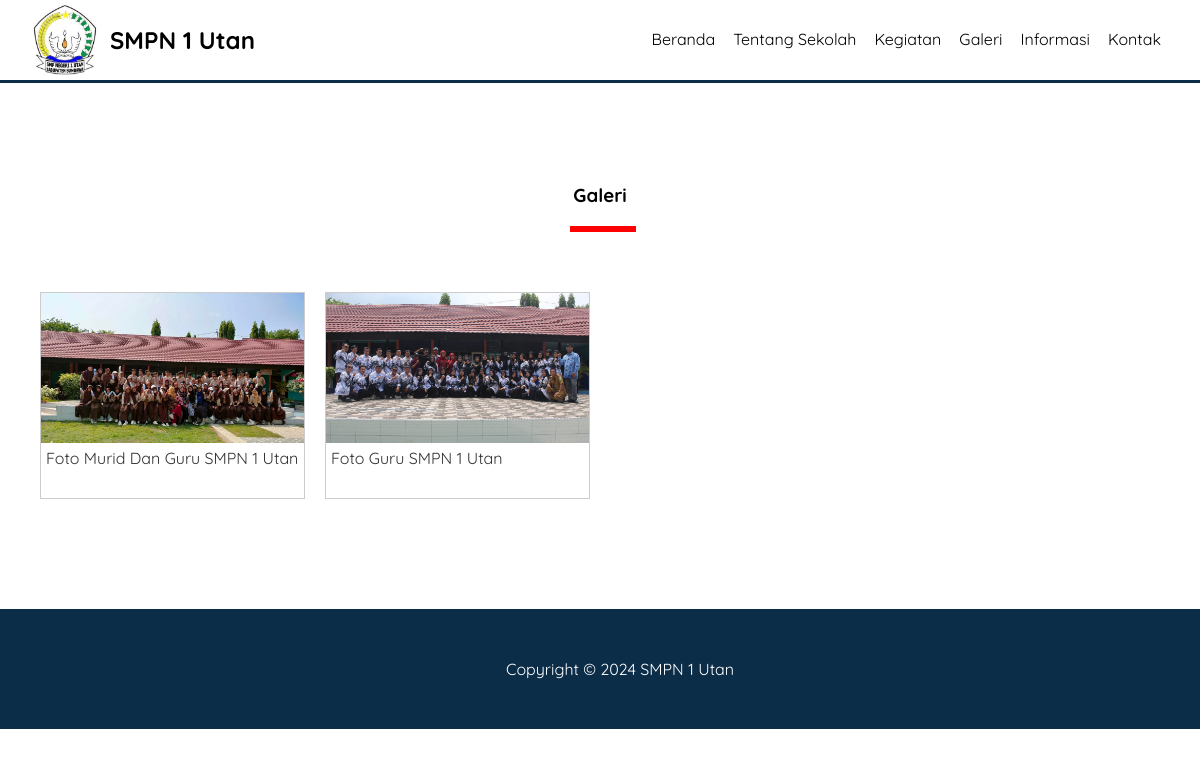
The page /galeri.php on the database its author committed.
### tables this page shows
CREATE TABLE `pengaturan` (
  `id` int(11) NOT NULL,
  `nama` varchar(50) NOT NULL,
  `email` varchar(50) NOT NULL,
  `telepon` varchar(20) NOT NULL,
  `alamat` text NOT NULL,
  `logo` varchar(50) NOT NULL,
  `favicon` varchar(50) NOT NULL,
  `tentang_sekolah` text NOT NULL,
  `foto_sekolah` varchar(50) NOT NULL,
  `google_maps` text NOT NULL,
  `nama_kepsek` varchar(50) NOT NULL,
  `foto_kepsek` varchar(50) NOT NULL,
  `sambutan_kepsek` text NOT NULL,
  `created_at` timestamp NOT NULL DEFAULT current_timestamp() ON UPDATE current_timestamp(),
  `updated_at` datetime DEFAULT NULL
);

CREATE TABLE `galeri` (
  `id` int(11) NOT NULL,
  `foto` varchar(50) NOT NULL,
  `keterangan` varchar(50) NOT NULL,
  `created_at` timestamp NOT NULL DEFAULT current_timestamp() ON UPDATE current_timestamp(),
  `updated_at` datetime DEFAULT NULL
);

### galeri.php (the view)
<?php include 'header.php'; ?>
<div class="section">
    <div class="container">
        <h3 class="text-center">Galeri</h3>
        <?php
        $galeri = mysqli_query($conn, "SELECT * FROM galeri ORDER BY id DESC");
        if (mysqli_num_rows($galeri) > 0) {
            while ($p = mysqli_fetch_array($galeri)) {
        ?>
                <div class="col-4">
                    <a href="uploads-galeri/<?= $p['foto'] ?>" target="_blank" class="thumbnail-link">
                        <div class="thumbnail-box">
                            <div class="thumbnail-img" style="background-image: url('uploads-galeri/<?= $p['foto'] ?>');"></div>
                            <div class="thumbnail-text">
                                <?= $p['keterangan'] ?>
                            </div>
                        </div>
                    </a>
                </div>
            <?php }
        } else { ?>
            Tidak Ada Data
        <?php } ?>
    </div>
</div>
<?php include 'footer.php'; ?>

### header.php (shortened to what this page needs)
<?php
include 'koneksi.php';
$identitas = mysqli_query($conn, "SELECT * FROM pengaturan ORDER BY id DESC LIMIT 1");
$d = mysqli_fetch_object($identitas);
?>
<!DOCTYPE html>
<html>
<head>
    <link rel="stylesheet" href="css/style.css">
</head>
<body>
    <div class="header">
        <div class="container">
            <div class="header-logo">
                <img src="identitas/<?= $d->logo ?>" width="70px">
                <h2><a href="index.php"><?= $d->nama ?></a></h2>
            </div>
            <ul class="header-menu">
                <li><a href="index.php">Beranda</a></li>
                <li><a href="tentang-sekolah.php">Tentang Sekolah</a></li>
                <li><a href="kegiatan.php">Kegiatan</a></li>
                <li><a href="galeri.php">Galeri</a></li>
                <li><a href="informasi.php">Informasi</a></li>
                <li><a href="kontak.php">Kontak</a></li>
            </ul>
        </div>
    </div>
</body>
</html>

### footer.php (shortened to what this page needs)
<footer>
    <div class="container text-center">
        Copyright &copy; 2024 <?= $d->nama ?>
    </div>
</footer>
</body>
</html>

### css/style.css (style rules this page uses)
* { margin: 0; padding: 0; font-family: "Quicksand", serif; box-sizing: border-box; }
a { text-decoration: none; }
.container { width: 1140px; margin: 0 auto; }
.container::after { content: ''; display: block; clear: both; }
.text-center { text-align: center !important; }
.header { border-bottom: 3px solid #0C2D48; }
.header a { color: black; }
.header-logo { float: left; line-height: 70px; padding: 5px 0; }
.header-logo img { float: left; margin-right: 10px; }
.header-logo h2 { float: right; }
.header-menu { float: right; }
.header-menu li { float: left; list-style: none; padding: 29px 9px; }
.section { padding: 100px 0; }
.section h3 { padding-bottom: 25px; margin-bottom: 50px; position: relative; }
.section h3::after { content: ''; display: block; width: 60px; border: 3px solid red; position: absolute; bottom: 0; left: calc(50% - 30px); }
.col-4 { min-height: 200px; width: 25%; float: left; padding: 10px; }
.thumbnail-box { border: 1px solid #ccc; width: 100%; min-height: 200px; background-color: #fff; }
.thumbnail-img { height: 150px; background-repeat: no-repeat; background-size: cover; }
.thumbnail-text { height: 55px; padding: 5px; }
.thumbnail-link { color: #333; }
footer { padding: 50px; background-color: #0C2D48; color: #fff; }

### rows shown on the page
pengaturan: logo (picture), nama "SMPN 1 Utan"
galeri: foto (picture), keterangan "Foto Murid Dan Guru SMPN 1 Utan"
galeri: foto (picture), keterangan "Foto Guru SMPN 1 Utan"
